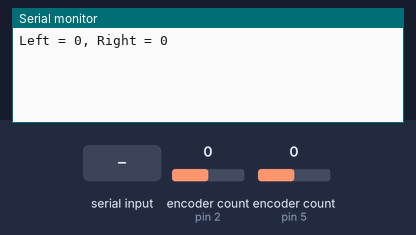
A sketch run on a simulated Arduino Uno, built with avr-gcc and run on an emulated ATmega328P. Parts: the last lines printed to the serial monitor. The test bench sets the inputs (shaded band); at power-on: encoder count (sensors on pin 2, pin 5) 0.

Above: at 3.2 s.
3.3 s: "1" received over Serial
At 4.0 s:
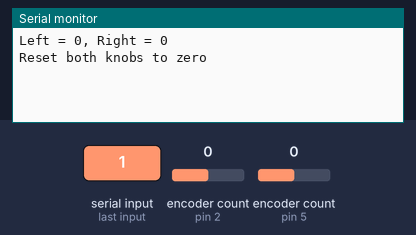
4.8 s: encoder count (sensor on pin 2) set to 1
At 5.3 s:
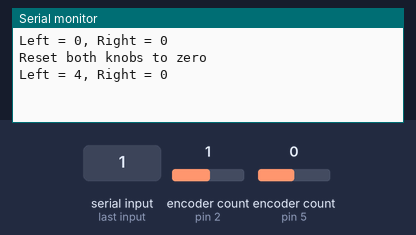
6.3 s: encoder count (sensor on pin 5) set to 1
At 7.5 s:
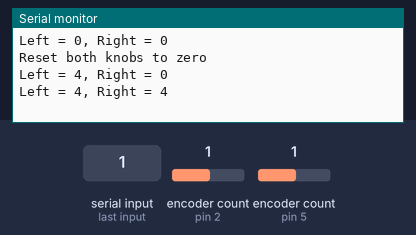
7.8 s: encoder count (sensor on pin 2) set to 2
At 9.0 s:
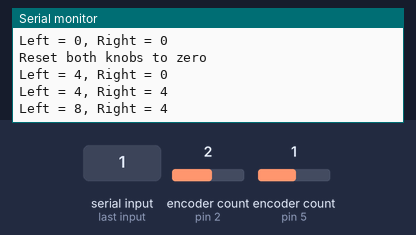
9.3 s: encoder count (sensor on pin 5) set to 2
At 10.4 s:
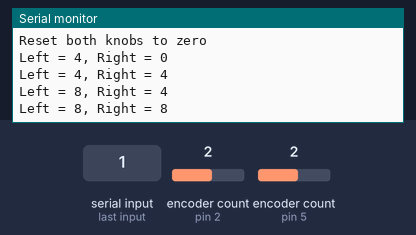
Timing chart, 0 to 11.8 s (numbered marks = the images above; inputs shaded):
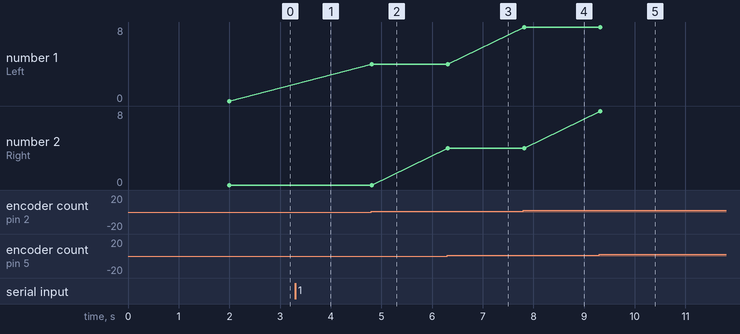

The sketch:

IMU.ino
```cpp
/* Encoder + Accel + Gyro Firmware Code
*/
#include <Encoder.h>

static const double wheel_factor = 1.068;//need to calculate
Encoder knobLeft(2, 4);
Encoder knobRight(5,6);
int az;
int pinPowerDown = 13;  // digital pin for Power Down mode
int off = 0;
// LOW = Normal, HIGH = Power down
int x, y, z, x_offset, y_offset, z_offset;
float v=0, d=0;
long positionLeft  = 1; //-990
long positionRight = 1;

void setup()
{
  Serial.begin(9600);           // sets the serial port to 9600
  pinMode(pinPowerDown, OUTPUT);
  digitalWrite(pinPowerDown, LOW);  // set gyroscope to Normal
  delay (2000);
  x_offset = analogRead(0);       // read analog input pin 0
  y_offset = analogRead(1);       // read analog input pin 1
  z_offset = analogRead(2);
}

void loop()
{
 //send_gyro();
 //send_accel();
 //send_odom();
 send_odom2();
 delay(100);
}

void send_gyro(){
  az = analogRead(3);       // read analog input pin 0
  Serial.print("rotation rate in z: ");
  Serial.print(az, DEC);  // print the rotation rate in the Z axis
}

void send_accel(){
  x = (analogRead(0)-x_offset);
  y = (analogRead(1)-y_offset);
  z = (analogRead(2)-z_offset);
  Serial.print(" X: ");
  Serial.print(x);
  Serial.print(" Y: ");
  Serial.print(y);
  Serial.print(" Z: ");
  Serial.print(z);
  //Serial.println('E');
}


void send_odom(){
  long newLeft, newRight, avg;
  newLeft = knobLeft.read();
  newRight = knobRight.read();
  if (newLeft != positionLeft || newRight != positionRight) {
    avg = ((positionLeft - newLeft)+(positionRight - newRight))/2;
    d += avg*wheel_factor;
    positionLeft = newLeft;
    positionRight = newRight;
  }
  else{
    avg = 0;
  }
  Serial.print( " D: "); //meters
  Serial.print(d - wheel_factor);
  v = avg*wheel_factor;
  Serial.print( " V: ");
  Serial.println(v); //meters/s
}

void send_odom2() {
  long newLeft, newRight;
  newLeft = knobLeft.read();
  newRight = knobRight.read();
  if (newLeft != positionLeft || newRight != positionRight) {
    Serial.print("Left = ");
    Serial.print(newLeft);
    Serial.print(", Right = ");
    Serial.print(newRight);
    Serial.println();
    positionLeft = newLeft;
    positionRight = newRight;
  }
  // if a character is sent from the serial monitor,
  // reset both back to zero.
  if (Serial.available()) {
    Serial.read();
    Serial.println("Reset both knobs to zero");
    knobLeft.write(0);
    knobRight.write(0);
  }
}
```

Measured:
- after the input at 3.3 s, the serial monitor: prints a new line at once (image 1)
- after the input at 4.8 s, the serial monitor: prints a new line at once (image 2)
- after the input at 6.3 s, the serial monitor: prints a new line at once (image 3)
- after the input at 7.8 s, the serial monitor: prints a new line at once (image 4)
- after the input at 9.3 s, the serial monitor: prints a new line at once (image 5)
- plotted number 1: 0 → 4 after the input at 4.8 s, 4 → 8 after the input at 7.8 s
